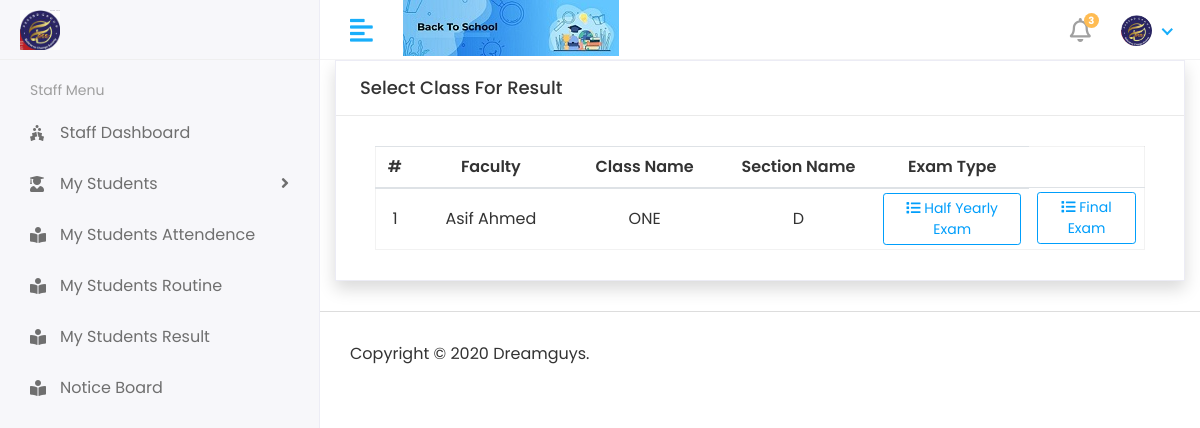
The app's page /student_result (signed in) with its own data.
### apps/Students/models/models.py (models this page shows, shortened)
class Class(models.Model):
    assigned_faculty = models.ForeignKey(Staff, on_delete=models.DO_NOTHING)
    assigned_section = models.ForeignKey(Section, on_delete=models.DO_NOTHING)
    name = models.CharField(max_length=250)

class ExamType(models.Model):
    name=models.CharField(max_length=250)
    active= models.BooleanField(default=True)

### apps/Staffs/models.py (models this page shows, shortened)
class Staff(models.Model):
    admin = models.OneToOneField(CustomUser,on_delete=models.CASCADE)
    address = models.TextField()
    gender = models.ForeignKey(Gender,on_delete=models.DO_NOTHING)
    active= models.BooleanField(default=True)
    created_at = models.DateTimeField(auto_now_add=True)
    updated_at = models.DateTimeField(auto_now=True)

### apps/users/models/models.py (models this page shows, shortened)
class CustomUser(AbstractUser):
    USER = (
        (1,'Admin'),
        (2,'STAFF'),
        (3,'STUDENT'),
    )
    user_type = models.CharField(choices=USER,max_length=50,default=1)
    profile_pic = models.ImageField(upload_to='media/profile_pic')

class Section(models.Model):
    name = models.CharField(max_length=200)
    active= models.BooleanField(default=True)
    created_at = models.DateTimeField(auto_now_add=True)
    updated_at = models.DateTimeField(auto_now=True)

### apps/Students/views.py (the view)
# urls.py: path(r'student_result',student_result,name='student_result'),
@login_required
def student_result(request):
    if request.user.user_type == '1':
        myClass = Class.objects.all()
    if request.user.user_type == '2':
        myClass = Class.objects.filter(assigned_faculty__admin__id = request.user.id).all()
    if request.user.user_type == '3':
        classIds=ClassStudent.objects.filter(
                student__admin__id = request.user.id)
        myClass=Class.objects.filter(
                id__in = classIds).all()
    examType= ExamType.objects.all()
    context['page_title'] = "Result Management"
    context['myClass'] = myClass
    context['examType'] = examType
    return render(request, 'Result/view_result.html',context)

### apps/Students/templates/Result/view_result.html (shortened to what this page needs)
{% extends 'base/base.html' %} {% block content %}
<div class="col-lg-12 col-md-12 col-sm-12 col-xs-12">
    <div class="card card-default rounded-0 shadow ">
        <div class="card-header">
            <div class="d-flex w-100 align-items-center justify-content-between">
                <h4 class="card-title fw-bold">Select Class For Result</h4>
            </div>
        </div>
        <div class="card-body">
            <div class="container-fluid">
                <table id="table_id" class="table table-hover table-center mb-0 ">
                    <colgroup>
                        <col width="5%">
                        <col width="20%">
                        <col width="20%">
                        <col width="20%">
                        <col width="20%">
                        <col width="15%">
                    </colgroup>
                    <thead>
                        <tr class="bg-gradient bg-opacity-50 ">
                            <th class="px-2 py-2 text-center">#</th>
                            <th class="px-2 py-2 text-center">Faculty</th>
                            <th class="px-2 py-2 text-center">Class Name</th>
                            <th class="px-2 py-2 text-center">Section Name</th>
                            <th class="px-2 py-2 text-center">Exam Type</th>
                        </tr>
                    </thead>
                    <tbody>
                        {% for class in myClass %}
                        <tr>
                            <td class="px-2 py-1 align-middle text-center">{{ class.id }}</td>
                            <td class="px-2 py-1 align-middle text-center">{{ class.assigned_faculty.admin.first_name }} {{ class.assigned_faculty.admin.last_name }}</td>
                            <td class="px-2 py-1 align-middle text-center">{{ class.name }}</td>
                            <td class="px-2 py-1 align-middle text-center">{{ class.assigned_section.name }}</td>
                            {% for i in examType %}
                            <td class="px-2 py-1 align-middle text-center">
                                <a class="btn btn-outline-info btn-sm" href="{% url 'VIEW_STUDENT_BY_CLASS' class.pk i.id %}" title="View">
                                    <i class="fa fa-list"></i> {{ i.name  }}
                                </a>
                            </td>
                            {% endfor %}
                        </tr>
                        {% endfor %}
                    </tbody>
                </table>
            </div>
        </div>
    </div>
</div>
{% endblock content %}

### apps/SchoolManagementSystemModules/static/css/style.css (style rules this page uses)
html { height: 100%; }
body { background-color: #fff; color: #333; font-family: 'Poppins', sans-serif; font-size: 1rem; height: 100%; line-height: 1.5; overflow-x: hidden; }
h1, h2, h3, h4, h5, h6 { font-family: 'Poppins', sans-serif; margin-top: 0; }
a { color: #009ce7; }
input, button, a { transition: all 0.4s ease; -moz-transition: all 0.4s ease; -o-transition: all 0.4s ease; -ms-transition: all 0.4s ease; -webkit-transition: all 0.4s ease; }
.table { color: #333; max-width: 100%; margin-bottom: 0; width: 100%; }
.table.dataTable { border-collapse: collapse !important; border: 1px solid rgba(0, 0, 0, 0.05); }
.table thead tr th { font-weight: 600; }
.table tbody tr { border-bottom: 1px solid rgba(0, 0, 0, 0.05); }
.table.table-center td, .table.table-center th { vertical-align: middle; }
.btn-outline-info { color: #009efb; border-color: #009efb; }
.card { border: 1px solid #ececf5; box-shadow: 0 1px 3px 0 rgba(0, 0, 0, 0.03); margin-bottom: 1.875rem; }
.card-body { padding: 1.5rem; }
.card-header { border-bottom: 1px solid #e6e6e6; padding: 1rem 1.5rem; }
.card .card-header { background-color: #fff; border-bottom: 1px solid #eaeaea; }
.card .card-header .card-title { margin-bottom: 0; font-size: 18px; }

### records on screen
Class: id "1", assigned_faculty.admin.first_name "Asif", assigned_faculty.admin.last_name "Ahmed", name "ONE", assigned_section.name "D"
ExamType: name "Half Yearly Exam"
ExamType: name "Final Exam"
